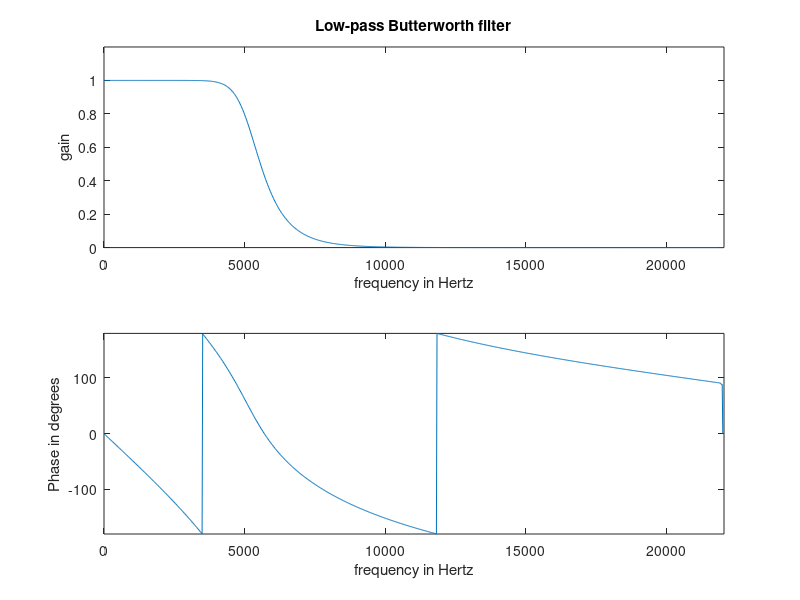

MATLAB code for this plot:
% Example 6_4 - Blandford   p297
% Creates a Butterworth filter such that
% fs = 44,100 Hz
% pass band 0 - 4000 Hz; stopband 8000 Hz to fs/2
% pass band ripple = .01; stopband ripple = .03
fs = 44100;
fs2 = fs/2;
fpass = 4000; Rp = .01; RpDB = -20*log10(1-Rp);
fstop = 8000; Rs = .03; RsDB = -20*log10(Rs);
[N fc] = buttord(fpass/fs2, fstop/fs2, RpDB, RsDB);
[num den] = butter(N, fc) ;
[H f] = freqz(num, den, 1024, fs) ;
figure(1);clf;
subplot(2, 1, 1);
plot(f, abs(H));
title('Low-pass Butterworth filter');
axis([0 fs/2 0 1.2]);
xlabel('frequency in Hertz');
ylabel('gain');
subplot(2, 1, 2);
plot(f, 180*angle(H)/pi);
axis([0 fs/2 -180 180]);
xlabel('frequency in Hertz');
ylabel('Phase in degrees');
